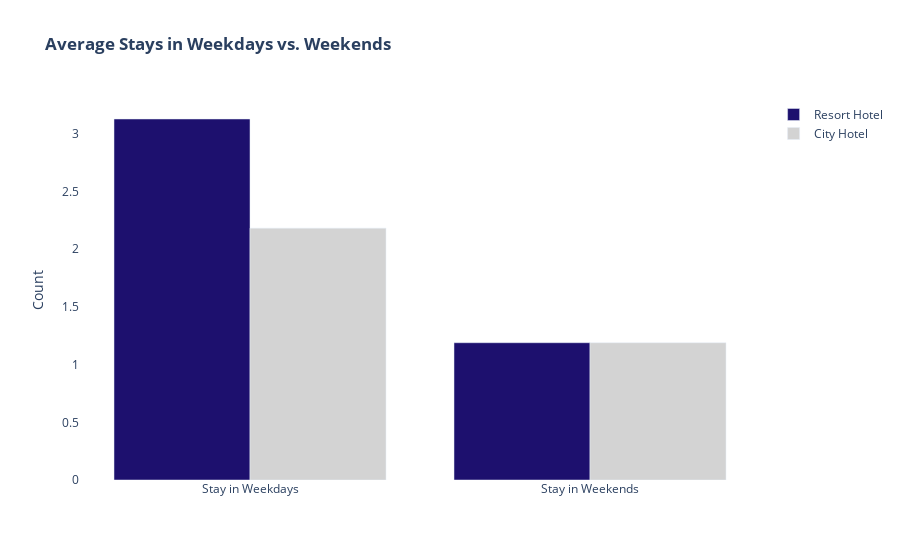

Notebook source saved alongside this figure:
### Markdown cell above
### Stays in Weekends vs. Stays in Weekdays

### Code cell
import plotly.graph_objects as go

stays_in_weekend_trace_resort = go.Bar(
    x=["Stay in Weekdays", "Stay in Weekends"],
    y=[df[df["hotel"]=="Resort Hotel"]["stays_in_week_nights"].mean(), df[df["hotel"]=="Resort Hotel"]["stays_in_weekend_nights"].mean()],
    marker=dict(color="#1D106E"),
    name="Resort Hotel"
)
stays_in_weekend_trace_city = go.Bar(
    x=["Stay in Weekdays", "Stay in Weekends"],
    y=[df[df["hotel"]=="City Hotel"]["stays_in_week_nights"].mean(), df[df["hotel"]=="Resort Hotel"]["stays_in_weekend_nights"].mean()],
    marker=dict(color="lightgray"),
    name="City Hotel"
)

layout = go.Layout(
    title='<b>Average Stays in Weekdays vs. Weekends',
    yaxis=dict(title='Count'),
    plot_bgcolor="rgba(0,0,0,0)",
)
fig = go.Figure(data=[stays_in_weekend_trace_resort, stays_in_weekend_trace_city], layout=layout)
fig.show()

### Figure 1 — Plotly figure (JSON) as saved in the notebook; plotly's stock layout.template omitted (floating-point values rounded to 4 significant figures)
{"data": [{"marker": {"color": "#1D106E"}, "name": "Resort Hotel", "type": "bar", "x": ["Stay in Weekdays", "Stay in Weekends"], "y": [3.129, 1.19]}, {"marker": {"color": "lightgray"}, "name": "City Hotel", "type": "bar", "x": ["Stay in Weekdays", "Stay in Weekends"], "y": [2.183, 1.19]}], "layout": {"plot_bgcolor": "rgba(0,0,0,0)", "title": {"text": "<b>Average Stays in Weekdays vs. Weekends"}, "yaxis": {"title": {"text": "Count"}}}}
